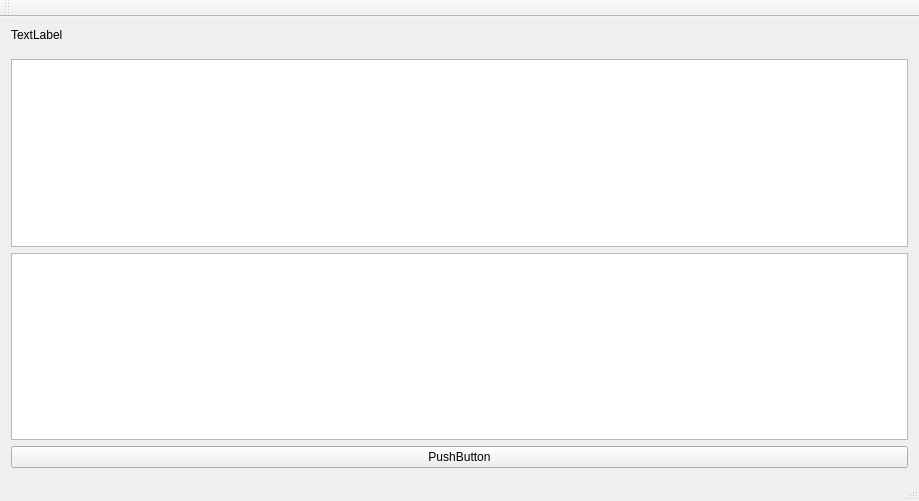
<?xml version="1.0" encoding="UTF-8"?>
<ui version="4.0">
 <class>MainWindow</class>
 <widget class="QMainWindow" name="MainWindow">
  <property name="geometry">
   <rect>
    <x>0</x>
    <y>0</y>
    <width>919</width>
    <height>501</height>
   </rect>
  </property>
  <property name="windowTitle">
   <string>MainWindow</string>
  </property>
  <widget class="QWidget" name="centralWidget">
   <layout class="QVBoxLayout" name="verticalLayout">
    <item>
     <widget class="QLabel" name="gif">
      <property name="maximumSize">
       <size>
        <width>16777215</width>
        <height>200</height>
       </size>
      </property>
      <property name="text">
       <string>TextLabel</string>
      </property>
      <property name="scaledContents">
       <bool>true</bool>
      </property>
     </widget>
    </item>
    <item>
     <spacer name="verticalSpacer">
      <property name="orientation">
       <enum>Qt::Vertical</enum>
      </property>
      <property name="sizeHint" stdset="0">
       <size>
        <width>20</width>
        <height>16</height>
       </size>
      </property>
     </spacer>
    </item>
    <item>
     <widget class="QTextEdit" name="showMessageEdit"/>
    </item>
    <item>
     <widget class="QTextEdit" name="writeMessageEdit"/>
    </item>
    <item>
     <widget class="QPushButton" name="sendButton">
      <property name="text">
       <string>PushButton</string>
      </property>
     </widget>
    </item>
   </layout>
  </widget>
  <widget class="QMenuBar" name="menuBar">
   <property name="geometry">
    <rect>
     <x>0</x>
     <y>0</y>
     <width>919</width>
     <height>25</height>
    </rect>
   </property>
  </widget>
  <widget class="QToolBar" name="mainToolBar">
   <attribute name="toolBarArea">
    <enum>TopToolBarArea</enum>
   </attribute>
   <attribute name="toolBarBreak">
    <bool>false</bool>
   </attribute>
  </widget>
  <widget class="QStatusBar" name="statusBar"/>
 </widget>
 <layoutdefault spacing="6" margin="11"/>
 <resources/>
 <connections/>
</ui>
